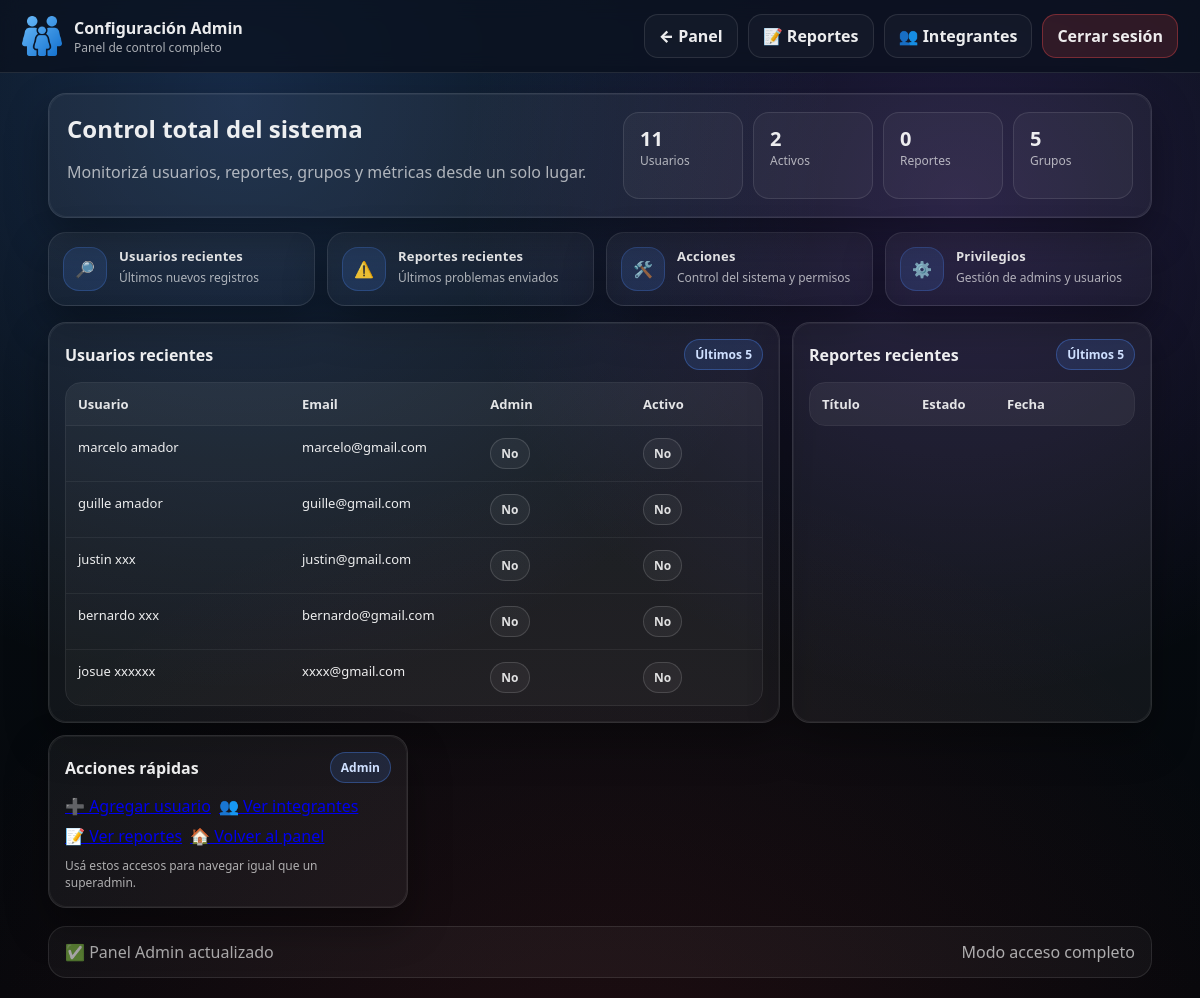
The app's page /admin/config (signed in), older data.
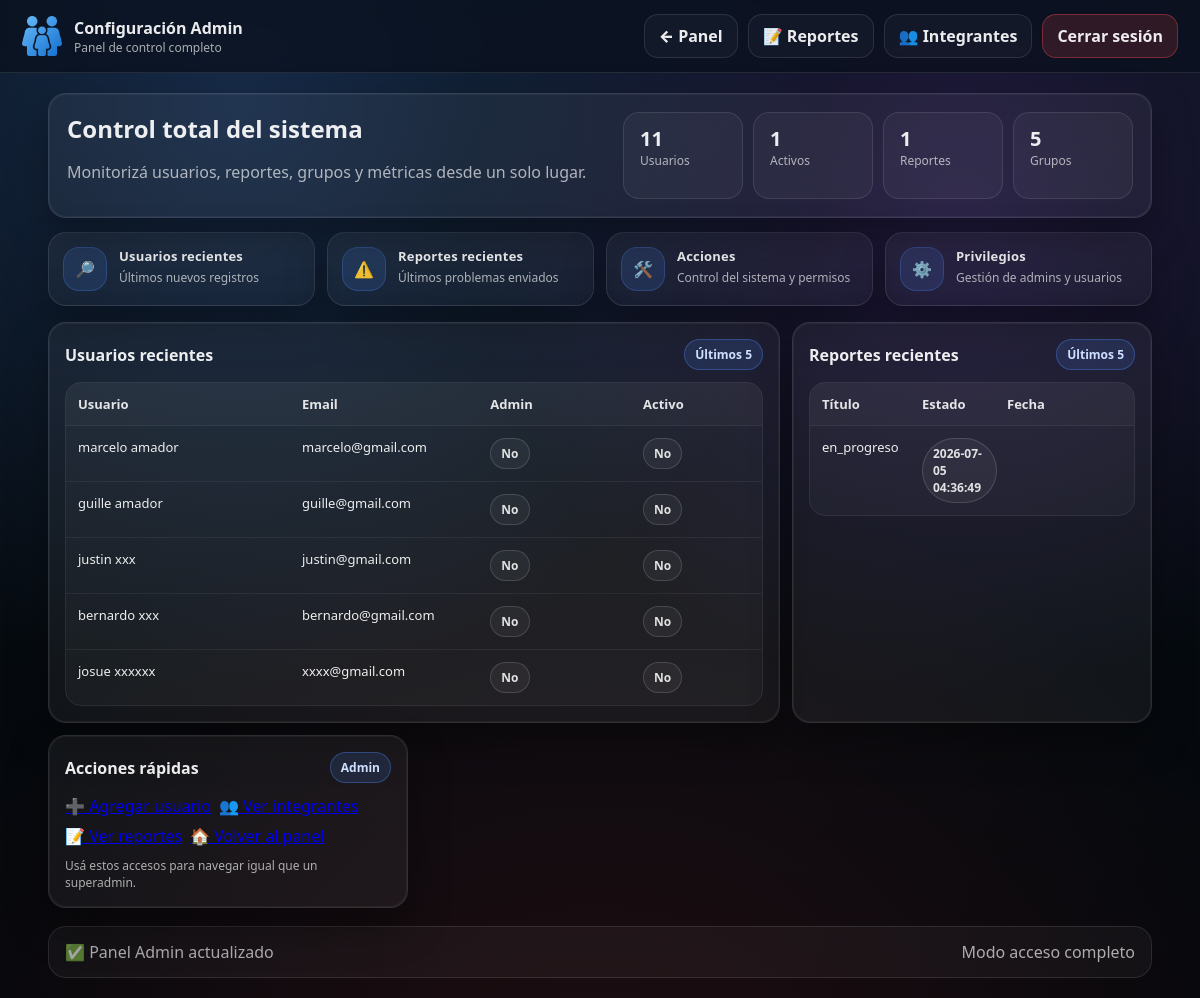
The same page, newer data.
### tables this page shows
CREATE TABLE users (
    id INTEGER PRIMARY KEY AUTOINCREMENT,
    nombre TEXT NOT NULL,
    apellido TEXT NOT NULL,
    email TEXT UNIQUE NOT NULL,
    password TEXT NOT NULL,
    fecha_nac TEXT,
    municipio TEXT,
    pais TEXT,
    foto TEXT
, telefono TEXT, direccion TEXT, estado_civil TEXT, bio TEXT, activo INTEGER DEFAULT 0, is_admin INTEGER DEFAULT 0);

CREATE TABLE reportes (
                id INTEGER PRIMARY KEY AUTOINCREMENT,
                user_id INTEGER NOT NULL,
                titulo TEXT NOT NULL,
                descripcion TEXT NOT NULL,
                tipo TEXT DEFAULT 'error',
                estado TEXT DEFAULT 'pendiente',
                creado TIMESTAMP DEFAULT CURRENT_TIMESTAMP,
                actualizado TIMESTAMP DEFAULT CURRENT_TIMESTAMP,
                FOREIGN KEY(user_id) REFERENCES users(id)
            );

### blueprints/admin.py (the view)
@admin_bp.route("/admin/config")
def admin_config():
    if not admin_required():
        return redirect("/login")
    with get_db() as conn:
        c = conn.cursor()
        c.execute("SELECT COUNT(*) FROM users")
        total_users = c.fetchone()[0]
        c.execute("SELECT COUNT(*) FROM users WHERE activo=1")
        active_users = c.fetchone()[0]
        c.execute("SELECT COUNT(*) FROM reportes")
        total_reports = c.fetchone()[0]
        c.execute("SELECT COUNT(*) FROM grupos")
        total_groups = c.fetchone()[0]
        c.execute(
            "SELECT id, nombre, apellido, email, is_admin, activo FROM users ORDER BY id DESC LIMIT 5"
        )
        recent_users = c.fetchall()
        c.execute(
            "SELECT titulo, estado, creado FROM reportes ORDER BY creado DESC LIMIT 5"
        )
        recent_reports = c.fetchall()
    return render_template(
        "admin_config.html",
        total_users=total_users,
        active_users=active_users,
        total_reports=total_reports,
        total_groups=total_groups,
        recent_users=recent_users,
        recent_reports=recent_reports,
    )

### blueprints/admin.py (called while the page is built)
def admin_required():
    if "user_id" not in session or session.get("is_admin") != 1:
        return False
    return True

### db.py (called while the page is built)
def get_db():
    return sqlite3.connect(DB_PATH, timeout=20)

### templates/admin_config.html (shortened to what this page needs)
<!DOCTYPE html>
<html lang="es">
<head>
  <link rel="stylesheet" href="/static/admin.css">
</head>
<body>
  <header class="topbar">
    <div class="brand">
      <img src="/static/login.png" class="brand-logo" alt="Logo">
      <div class="brand-text">
        <div class="brand-title">Configuración Admin</div>
        <div class="brand-sub">Panel de control completo</div>
      </div>
    </div>
    <div class="top-actions">
      <a class="btn ghost" href="/admin_home">← Panel</a>
      <a class="btn ghost" href="/admin/reports">📝 Reportes</a>
      <a class="btn ghost" href="/members">👥 Integrantes</a>
      <a class="btn danger" href="/logout">Cerrar sesión</a>
    </div>
  </header>
  <main class="page">
    <section class="hero">
      <div>
        <h1>Control total del sistema</h1>
        <p>Monitorizá usuarios, reportes, grupos y métricas desde un solo lugar.</p>
      </div>
      <div class="hero-right">
        <div class="stat">
          <div class="stat-num">{{ total_users }}</div>
          <div class="stat-label">Usuarios</div>
        </div>
        <div class="stat">
          <div class="stat-num">{{ active_users }}</div>
          <div class="stat-label">Activos</div>
        </div>
        <div class="stat">
          <div class="stat-num">{{ total_reports }}</div>
          <div class="stat-label">Reportes</div>
        </div>
        <div class="stat">
          <div class="stat-num">{{ total_groups }}</div>
          <div class="stat-label">Grupos</div>
        </div>
      </div>
    </section>
    <section class="summary">
      <div class="summary-card">
        <div class="sum-ico">🔎</div>
        <div>
          <p class="sum-title">Usuarios recientes</p>
          <div class="sum-sub">Últimos nuevos registros</div>
        </div>
      </div>
      <div class="summary-card">
        <div class="sum-ico">⚠️</div>
        <div>
          <p class="sum-title">Reportes recientes</p>
          <div class="sum-sub">Últimos problemas enviados</div>
        </div>
      </div>
      <div class="summary-card">
        <div class="sum-ico">🛠️</div>
        <div>
          <p class="sum-title">Acciones</p>
          <div class="sum-sub">Control del sistema y permisos</div>
        </div>
      </div>
      <div class="summary-card">
        <div class="sum-ico">⚙️</div>
        <div>
          <p class="sum-title">Privilegios</p>
          <div class="sum-sub">Gestión de admins y usuarios</div>
        </div>
      </div>
    </section>
    <section class="dash-grid">
      <div class="card widget span-2">
        <div class="card-head">
          <h2>Usuarios recientes</h2>
          <span class="pill">Últimos 5</span>
        </div>
        <div class="table">
          <div class="trow thead">
            <div>Usuario</div><div>Email</div><div>Admin</div><div>Activo</div>
          </div>
          {% for u in recent_users %}
          <div class="trow">
            <div>{{ u[1] }} {{ u[2] }}</div>
            <div>{{ u[3] }}</div>
            <div><span class="badge">{{ 'Sí' if u[4] == 1 else 'No' }}</span></div>
            <div><span class="badge">{{ 'Sí' if u[5] == 1 else 'No' }}</span></div>
          </div>
          {% endfor %}
        </div>
      </div>
      <div class="card widget">
        <div class="card-head">
          <h2>Reportes recientes</h2>
          <span class="pill">Últimos 5</span>
        </div>
        <div class="table">
          <div class="trow thead">
            <div>Título</div><div>Estado</div><div>Fecha</div>
          </div>
          {% for r in recent_reports %}
          <div class="trow">
            <div>{{ r[1] }}</div>
            <div><span class="badge">{{ r[2] }}</span></div>
            <div>{{ r[3] }}</div>
          </div>
          {% endfor %}
        </div>
      </div>
      <div class="card widget">
        <div class="card-head">
          <h2>Acciones rápidas</h2>
          <span class="pill">Admin</span>
        </div>
        <div class="shortcuts">
          <a class="mini" href="/add_member">➕ Agregar usuario</a>
          <a class="mini" href="/members">👥 Ver integrantes</a>
          <a class="mini" href="/admin/reports">📝 Ver reportes</a>
          <a class="mini" href="/admin_home">🏠 Volver al panel</a>
        </div>
        <div class="hint">Usá estos accesos para navegar igual que un superadmin.</div>
      </div>
    </section>
    <div class="admin-foot">
      <div>✅ Panel Admin actualizado</div>
      <div>Modo acceso completo</div>
    </div>
  </main>
</body>
</html>

Row changes from the older to the newer data that the page shows:
added reportes: estado "en_progreso", creado "2026-07-05 04:36:49"
Text that changed along with them:
{{ active_users }}: "2" → "1"
{{ total_reports }}: "0" → "1"
